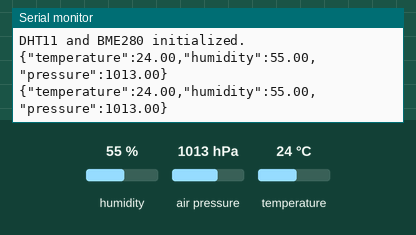
Bench run of a sketch on a simulated Arduino Uno, built with avr-gcc and run on an emulated ATmega328P. Shown: the last lines printed to the serial monitor. The inputs (shaded band) are chosen by the test bench; at power-on: humidity 55 %, air pressure 1013 hPa, temperature 24 °C.

Above: at 5.8 s.
5.9 s: humidity set to 22 %
At 10.9 s:
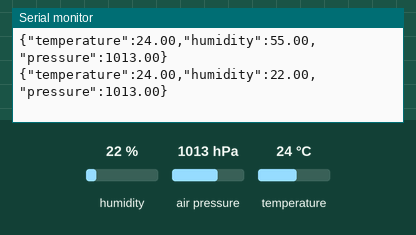
11.9 s: air pressure set to 952 hPa
At 15.7 s:
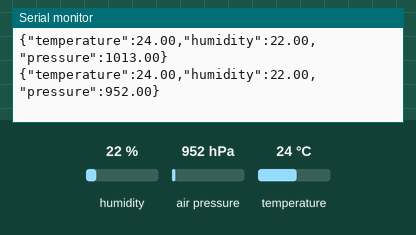
17.9 s: temperature set to 12 °C
At 21.6 s:
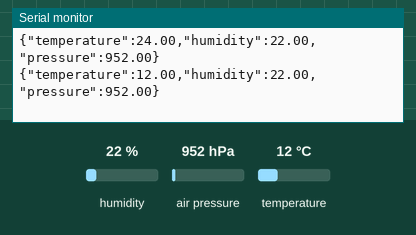
23.9 s: air pressure set to 975 hPa
At 26.4 s:
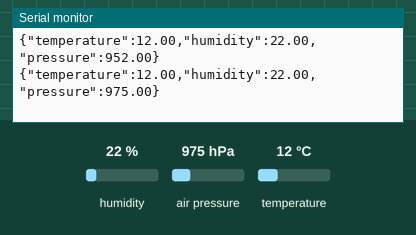
29.9 s: humidity set to 40 %
At 31.1 s:
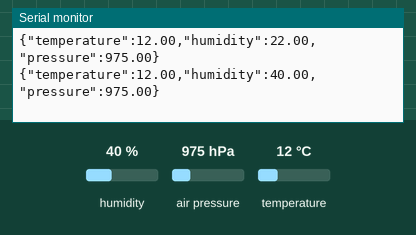
Timing chart, 0 to 32.9 s (numbered marks = the images above; inputs shaded):
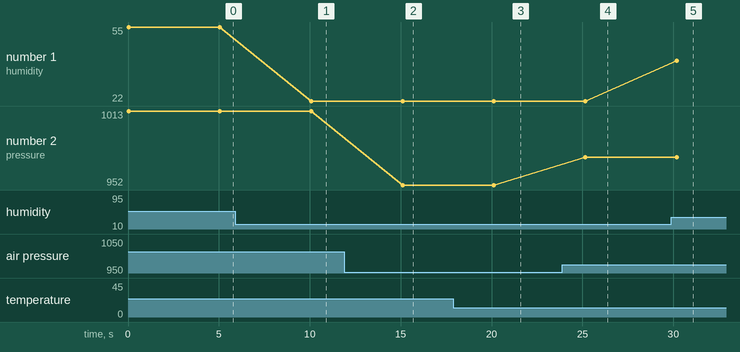

The sketch:

weather_station.ino
```cpp
#include <dht.h>
#include <Wire.h>
#include <Adafruit_Sensor.h>
#include <Adafruit_BME280.h>

#define DHTPIN 2               // Pin where DHT11 is connected
#define SEALEVELPRESSURE_HPA 1013.25

dht DHT;                      // DHT11 object
Adafruit_BME280 bme;          // BME280 object (I2C)

// Setup
void setup() {
  Serial.begin(9600);

  // Initialize BME280
  if (!bme.begin(0x76)) {     // Try 0x76 or 0x77 depending on your module
    Serial.println("Could not find a valid BME280 sensor, check wiring!");
    while (1); // Stop execution if BME280 not found
  }

  Serial.println("DHT11 and BME280 initialized.");
}

// Loop
void loop() {
  // Read DHT11
  int chk = DHT.read11(DHTPIN);
  float temp = DHT.temperature;
  float humidity = DHT.humidity;

  // Read BME280 pressure
  float pressure = bme.readPressure() / 100.0; // Convert to hPa

  // Send as JSON
  send_to_serial(temp, humidity, pressure);

  delay(5000); // 30s delay
}

// JSON Serial Output
void send_to_serial(float temperature, float humidity, float pressure) {
  Serial.print("{\"temperature\":");
  Serial.print(temperature);
  Serial.print(",\"humidity\":");
  Serial.print(humidity);
  Serial.print(",\"pressure\":");
  Serial.print(pressure);
  Serial.println("}");
}
```

Measured:
- after the input at 5.9 s, the serial monitor: prints a new line after 4.2 s (image 1)
- after the input at 11.9 s, the serial monitor: prints a new line after 3.2 s (image 2)
- after the input at 17.9 s, the serial monitor: prints a new line after 2.2 s (image 3)
- after the input at 23.9 s, the serial monitor: prints a new line after 1.3 s (image 4)
- after the input at 29.9 s, the serial monitor: prints a new line after 0.28 s (image 5)
- plotted number 1: 55 → 22 after the input at 5.9 s, 22 → 40 after the input at 29.9 s
- plotted number 2: 1013 → 952 after the input at 11.9 s, 952 → 975 after the input at 23.9 s
